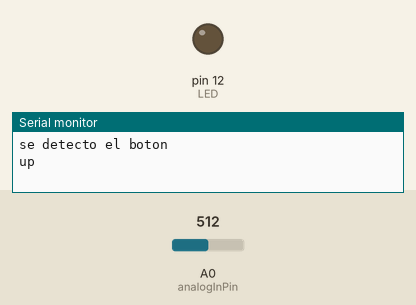
The sketch below on a simulated Arduino Uno, built with avr-gcc and run on an emulated ATmega328P. Parts: output pins drawn as LEDs (lit = HIGH), the last lines printed to the serial monitor. The test bench sets the inputs (shaded band); at power-on: A0 (analogInPin) = 512.

Above: at 2.5 s.
At 47.5 s:
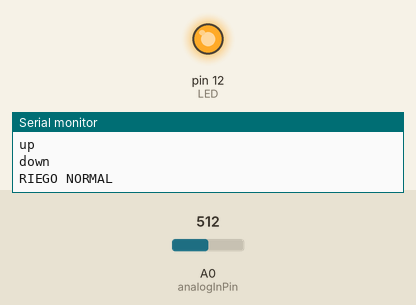
Timing chart, 0 to 52.0 s (numbered marks = the images above):
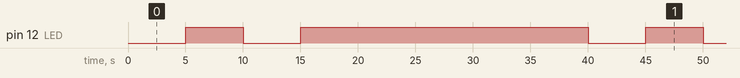

The sketch:

riego_automaticocondormir.ino
```cpp
#include "LowPower.h"

const int analogInPin = A0;  // Analog input pin that the potentiometer is attached to
const int LED = 12;
int sensorValue = 0;        // value read from the pot
int outputValue = 0;

void setup() {
  Serial.begin(9600);
  // Configura el pin del botón como entrada con resistencia pull-up interna
pinMode(LED,OUTPUT);

}

void loop() {
  // Lee el estado del botón

  sensorValue = analogRead(analogInPin);
   outputValue = map(sensorValue, 0, 1023, 0, 255);

  // Si el botón está presionado (estado bajo)
  if (outputValue >= 100){
    Serial.println("se detecto el boton ");
    // Enciende el LED
    digitalWrite(LED, LOW);
    Serial.println("up");
    delay(5000);
    digitalWrite(LED, HIGH);
    Serial.println("down");
    delay(5000);
    digitalWrite(LED, LOW);
    Serial.println("up ");
    delay(5000);
    digitalWrite(LED, HIGH);
    Serial.println("down ");
    delay(1000);
      for (int i = 0 ;  i  <  3 ; i++)
             LowPower.powerDown(SLEEP_8S, ADC_OFF, BOD_OFF);
  } else {
    Serial.println("NO SE DETECTO "   );
    // Apaga el LED
    digitalWrite(LED, LOW);
    digitalWrite(LED, LOW);
    delay(1000);
    for (int i = 0 ;  i  <  3 ; i++)
             LowPower.powerDown(SLEEP_8S, ADC_OFF, BOD_OFF);
  }
  Serial.println("RIEGO NORMAL");
   digitalWrite(LED, LOW);
    delay(5000);
    digitalWrite(LED, HIGH);
    delay(5000);
    digitalWrite(LED, LOW);
    delay(5000);
    digitalWrite(LED, HIGH);
    delay(1000);
       for (int i = 0 ;  i  <  3 ; i++)
             LowPower.powerDown(SLEEP_8S, ADC_OFF, BOD_OFF);

}
```

Measured:
- by itself, pin 12 (LED): repeats every 40.0 s: LOW 5.0 s, HIGH 25.0 s, LOW 5.0 s, HIGH 5.0 s
- by itself, everything shown: repeats every 40.0 s, in 4 steps
